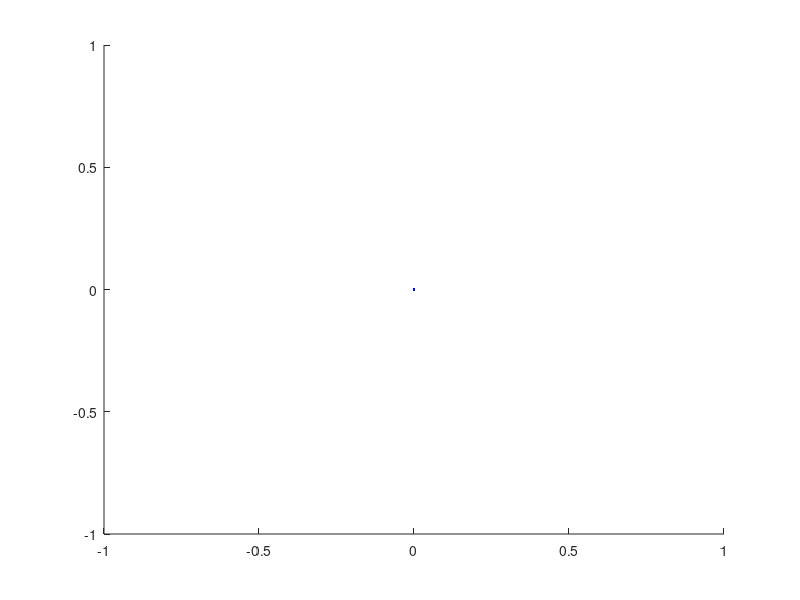

Write MATLAB code to recreate this figure. (Note: this script raises an error after producing the figure.)
%HW 8 Problem 3.1.4 part a
%Amie Demmel
%box1.m
%
%This script impliments scheme 3.1.23 box method for ut+a*ux=f where f is
%defined in f.m

%Initialize
col=['b'; 'g'; 'r'; 'c'];
iter=1;
flag=1;
a=input('wave speed : ');
lb=input('lambda : ');

ax=0;
bx=1;
at=0;
bt=1.2;

figure
hold on
while(flag)
    h=input('Enter space step h : ');
    k=lb*h;

    n=round((bt-at)/k + 1);
    m=round((bx-ax)/h + 1);

    u=zeros(n,m);
    x1=ax:h:bx;
    %initial value
    u(1,:)=sin(x1);

    t=at;
    x=ax;
    
    %3.1.4
    for j=1:n-1
        %boundry conditions for x=0 at k*j;
        tt=t+k;
        u(j+1,1)=-1*(1+tt)*sin(tt);
        for i=1:m-1
            %Box Scheme 3.1.23
            boxf=f(tt,x+h)+f(tt,x)+f(t,x+h)+f(t,x);
            u(j+1,i+1)=(1+a*lb)*u(j,i)+(1-a*lb)*u(j,i+1)-(1-a*lb)*u(j+1,i)+k/2*boxf;
            u(j+1,i+1)=u(j+1,i+1)/(1+a*lb);
            
            x=x+h;
        end
        x=ax;
        t=t+k;
    end 
    %Visulize and calculate error of solution both L-norm (Lerr) and max
    %norm (merr)
    plot(x1,u(n,:),col(iter))
    
    tr=truesol(t,x1);
    err1=abs(u(n,:)-tr);
   
    Lerr(iter)=(h*sum((err1).^2))^1/2;
    merr(iter)=norm(err1,Inf);
    iter=iter+1;
    lb=input('lambda : ');
    if lb == 0
        flag = 0; 
    end
end

plot(x1,tr,'k')
hold off